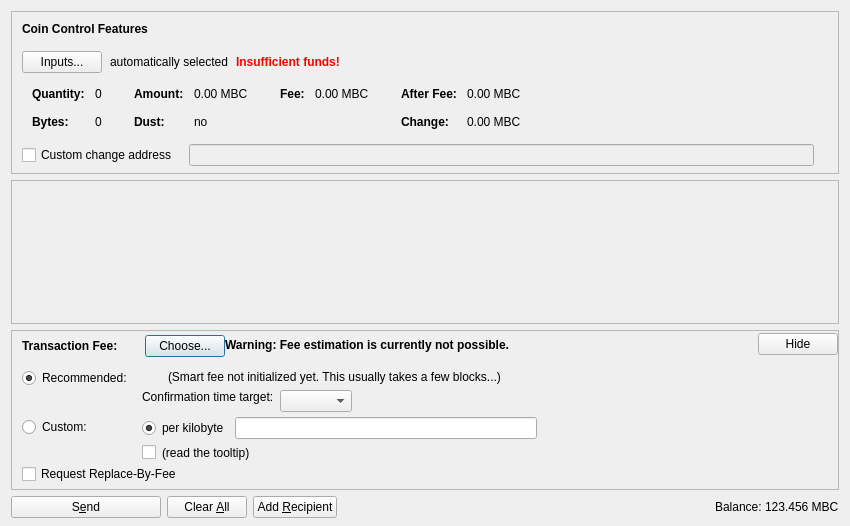
<?xml version="1.0" encoding="UTF-8"?>
<ui version="4.0">
 <class>SendCoinsDialog</class>
 <widget class="QDialog" name="SendCoinsDialog">
  <property name="geometry">
   <rect>
    <x>0</x>
    <y>0</y>
    <width>850</width>
    <height>526</height>
   </rect>
  </property>
  <property name="windowTitle">
   <string>Send Coins</string>
  </property>
  <layout class="QVBoxLayout" name="verticalLayout" stretch="0,1,0,0">
   <property name="bottomMargin">
    <number>8</number>
   </property>
   <item>
    <widget class="QFrame" name="frameCoinControl">
     <property name="sizePolicy">
      <sizepolicy hsizetype="Expanding" vsizetype="Expanding">
       <horstretch>0</horstretch>
       <verstretch>0</verstretch>
      </sizepolicy>
     </property>
     <property name="maximumSize">
      <size>
       <width>16777215</width>
       <height>16777215</height>
      </size>
     </property>
     <property name="frameShape">
      <enum>QFrame::StyledPanel</enum>
     </property>
     <property name="frameShadow">
      <enum>QFrame::Sunken</enum>
     </property>
     <layout class="QVBoxLayout" name="verticalLayoutCoinControl2">
      <property name="spacing">
       <number>0</number>
      </property>
      <property name="leftMargin">
       <number>0</number>
      </property>
      <property name="topMargin">
       <number>0</number>
      </property>
      <property name="rightMargin">
       <number>0</number>
      </property>
      <property name="bottomMargin">
       <number>6</number>
      </property>
      <item>
       <layout class="QVBoxLayout" name="verticalLayoutCoinControl" stretch="0,0,0,0,1">
        <property name="spacing">
         <number>0</number>
        </property>
        <property name="leftMargin">
         <number>10</number>
        </property>
        <property name="topMargin">
         <number>10</number>
        </property>
        <item>
         <layout class="QHBoxLayout" name="horizontalLayoutCoinControl1">
          <property name="bottomMargin">
           <number>15</number>
          </property>
          <item>
           <widget class="QLabel" name="labelCoinControlFeatures">
            <property name="sizePolicy">
             <sizepolicy hsizetype="Preferred" vsizetype="Maximum">
              <horstretch>0</horstretch>
              <verstretch>0</verstretch>
             </sizepolicy>
            </property>
            <property name="font">
             <font>
              <weight>75</weight>
              <bold>true</bold>
             </font>
            </property>
            <property name="styleSheet">
             <string notr="true">font-weight:bold;</string>
            </property>
            <property name="text">
             <string>Coin Control Features</string>
            </property>
           </widget>
          </item>
         </layout>
        </item>
        <item>
         <layout class="QHBoxLayout" name="horizontalLayoutCoinControl2" stretch="0,0,0,0">
          <property name="spacing">
           <number>8</number>
          </property>
          <property name="bottomMargin">
           <number>10</number>
          </property>
          <item>
           <widget class="QPushButton" name="pushButtonCoinControl">
            <property name="styleSheet">
             <string notr="true"/>
            </property>
            <property name="text">
             <string>Inputs...</string>
            </property>
            <property name="autoDefault">
             <bool>false</bool>
            </property>
           </widget>
          </item>
          <item>
           <widget class="QLabel" name="labelCoinControlAutomaticallySelected">
            <property name="text">
             <string>automatically selected</string>
            </property>
            <property name="margin">
             <number>5</number>
            </property>
           </widget>
          </item>
          <item>
           <widget class="QLabel" name="labelCoinControlInsuffFunds">
            <property name="font">
             <font>
              <weight>75</weight>
              <bold>true</bold>
             </font>
            </property>
            <property name="styleSheet">
             <string notr="true">color:red;font-weight:bold;</string>
            </property>
            <property name="text">
             <string>Insufficient funds!</string>
            </property>
            <property name="margin">
             <number>5</number>
            </property>
           </widget>
          </item>
          <item>
           <spacer name="horizontalSpacerCoinControl">
            <property name="orientation">
             <enum>Qt::Horizontal</enum>
            </property>
            <property name="sizeHint" stdset="0">
             <size>
              <width>40</width>
              <height>1</height>
             </size>
            </property>
           </spacer>
          </item>
         </layout>
        </item>
        <item>
         <widget class="QWidget" name="widgetCoinControl" native="true">
          <property name="sizePolicy">
           <sizepolicy hsizetype="Preferred" vsizetype="Preferred">
            <horstretch>0</horstretch>
            <verstretch>0</verstretch>
           </sizepolicy>
          </property>
          <property name="minimumSize">
           <size>
            <width>0</width>
            <height>0</height>
           </size>
          </property>
          <property name="styleSheet">
           <string notr="true"/>
          </property>
          <layout class="QHBoxLayout" name="horizontalLayoutCoinControl5">
           <property name="leftMargin">
            <number>0</number>
           </property>
           <property name="topMargin">
            <number>0</number>
           </property>
           <property name="rightMargin">
            <number>0</number>
           </property>
           <property name="bottomMargin">
            <number>0</number>
           </property>
           <item>
            <layout class="QHBoxLayout" name="horizontalLayoutCoinControl3" stretch="0,0,0,1">
             <property name="spacing">
              <number>20</number>
             </property>
             <property name="topMargin">
              <number>0</number>
             </property>
             <property name="bottomMargin">
              <number>10</number>
             </property>
             <item>
              <layout class="QFormLayout" name="formLayoutCoinControl1">
               <property name="horizontalSpacing">
                <number>10</number>
               </property>
               <property name="verticalSpacing">
                <number>14</number>
               </property>
               <property name="leftMargin">
                <number>10</number>
               </property>
               <property name="topMargin">
                <number>4</number>
               </property>
               <property name="rightMargin">
                <number>6</number>
               </property>
               <item row="0" column="0">
                <widget class="QLabel" name="labelCoinControlQuantityText">
                 <property name="font">
                  <font>
                   <weight>75</weight>
                   <bold>true</bold>
                  </font>
                 </property>
                 <property name="text">
                  <string>Quantity:</string>
                 </property>
                 <property name="margin">
                  <number>0</number>
                 </property>
                </widget>
               </item>
               <item row="0" column="1">
                <widget class="QLabel" name="labelCoinControlQuantity">
                 <property name="cursor">
                  <cursorShape>IBeamCursor</cursorShape>
                 </property>
                 <property name="contextMenuPolicy">
                  <enum>Qt::ActionsContextMenu</enum>
                 </property>
                 <property name="text">
                  <string notr="true">0</string>
                 </property>
                 <property name="margin">
                  <number>0</number>
                 </property>
                 <property name="textInteractionFlags">
                  <set>Qt::LinksAccessibleByMouse|Qt::TextSelectableByKeyboard|Qt::TextSelectableByMouse</set>
                 </property>
                </widget>
               </item>
               <item row="1" column="0">
                <widget class="QLabel" name="labelCoinControlBytesText">
                 <property name="font">
                  <font>
                   <weight>75</weight>
                   <bold>true</bold>
                  </font>
                 </property>
                 <property name="text">
                  <string>Bytes:</string>
                 </property>
                </widget>
               </item>
               <item row="1" column="1">
                <widget class="QLabel" name="labelCoinControlBytes">
                 <property name="cursor">
                  <cursorShape>IBeamCursor</cursorShape>
                 </property>
                 <property name="contextMenuPolicy">
                  <enum>Qt::ActionsContextMenu</enum>
                 </property>
                 <property name="text">
                  <string notr="true">0</string>
                 </property>
                 <property name="textInteractionFlags">
                  <set>Qt::LinksAccessibleByMouse|Qt::TextSelectableByKeyboard|Qt::TextSelectableByMouse</set>
                 </property>
                </widget>
               </item>
              </layout>
             </item>
             <item>
              <layout class="QFormLayout" name="formLayoutCoinControl2">
               <property name="horizontalSpacing">
                <number>10</number>
               </property>
               <property name="verticalSpacing">
                <number>14</number>
               </property>
               <property name="leftMargin">
                <number>6</number>
               </property>
               <property name="topMargin">
                <number>4</number>
               </property>
               <property name="rightMargin">
                <number>6</number>
               </property>
               <item row="0" column="0">
                <widget class="QLabel" name="labelCoinControlAmountText">
                 <property name="font">
                  <font>
                   <weight>75</weight>
                   <bold>true</bold>
                  </font>
                 </property>
                 <property name="text">
                  <string>Amount:</string>
                 </property>
                 <property name="margin">
                  <number>0</number>
                 </property>
                </widget>
               </item>
               <item row="0" column="1">
                <widget class="QLabel" name="labelCoinControlAmount">
                 <property name="cursor">
                  <cursorShape>IBeamCursor</cursorShape>
                 </property>
                 <property name="contextMenuPolicy">
                  <enum>Qt::ActionsContextMenu</enum>
                 </property>
                 <property name="text">
                  <string notr="true">0.00 MBC</string>
                 </property>
                 <property name="textInteractionFlags">
                  <set>Qt::LinksAccessibleByMouse|Qt::TextSelectableByKeyboard|Qt::TextSelectableByMouse</set>
                 </property>
                </widget>
               </item>
               <item row="1" column="0">
                <widget class="QLabel" name="labelCoinControlLowOutputText">
                 <property name="font">
                  <font>
                   <weight>75</weight>
                   <bold>true</bold>
                  </font>
                 </property>
                 <property name="text">
                  <string>Dust:</string>
                 </property>
                </widget>
               </item>
               <item row="1" column="1">
                <widget class="QLabel" name="labelCoinControlLowOutput">
                 <property name="cursor">
                  <cursorShape>IBeamCursor</cursorShape>
                 </property>
                 <property name="contextMenuPolicy">
                  <enum>Qt::ActionsContextMenu</enum>
                 </property>
                 <property name="text">
                  <string notr="true">no</string>
                 </property>
                 <property name="textInteractionFlags">
                  <set>Qt::LinksAccessibleByMouse|Qt::TextSelectableByKeyboard|Qt::TextSelectableByMouse</set>
                 </property>
                </widget>
               </item>
              </layout>
             </item>
             <item>
              <layout class="QFormLayout" name="formLayoutCoinControl3">
               <property name="horizontalSpacing">
                <number>10</number>
               </property>
               <property name="verticalSpacing">
                <number>14</number>
               </property>
               <property name="leftMargin">
                <number>6</number>
               </property>
               <property name="topMargin">
                <number>4</number>
               </property>
               <property name="rightMargin">
                <number>6</number>
               </property>
               <item row="0" column="0">
                <widget class="QLabel" name="labelCoinControlFeeText">
                 <property name="font">
                  <font>
                   <weight>75</weight>
                   <bold>true</bold>
                  </font>
                 </property>
                 <property name="text">
                  <string>Fee:</string>
                 </property>
                 <property name="margin">
                  <number>0</number>
                 </property>
                </widget>
               </item>
               <item row="0" column="1">
                <widget class="QLabel" name="labelCoinControlFee">
                 <property name="cursor">
                  <cursorShape>IBeamCursor</cursorShape>
                 </property>
                 <property name="contextMenuPolicy">
                  <enum>Qt::ActionsContextMenu</enum>
                 </property>
                 <property name="text">
                  <string notr="true">0.00 MBC</string>
                 </property>
                 <property name="textInteractionFlags">
                  <set>Qt::LinksAccessibleByMouse|Qt::TextSelectableByKeyboard|Qt::TextSelectableByMouse</set>
                 </property>
                </widget>
               </item>
              </layout>
             </item>
             <item>
              <layout class="QFormLayout" name="formLayoutCoinControl4">
               <property name="horizontalSpacing">
                <number>10</number>
               </property>
               <property name="verticalSpacing">
                <number>14</number>
               </property>
               <property name="leftMargin">
                <number>6</number>
               </property>
               <property name="topMargin">
                <number>4</number>
               </property>
               <property name="rightMargin">
                <number>6</number>
               </property>
               <item row="0" column="0">
                <widget class="QLabel" name="labelCoinControlAfterFeeText">
                 <property name="font">
                  <font>
                   <weight>75</weight>
                   <bold>true</bold>
                  </font>
                 </property>
                 <property name="text">
                  <string>After Fee:</string>
                 </property>
                 <property name="margin">
                  <number>0</number>
                 </property>
                </widget>
               </item>
               <item row="0" column="1">
                <widget class="QLabel" name="labelCoinControlAfterFee">
                 <property name="cursor">
                  <cursorShape>IBeamCursor</cursorShape>
                 </property>
                 <property name="contextMenuPolicy">
                  <enum>Qt::ActionsContextMenu</enum>
                 </property>
                 <property name="text">
                  <string notr="true">0.00 MBC</string>
                 </property>
                 <property name="textInteractionFlags">
                  <set>Qt::LinksAccessibleByMouse|Qt::TextSelectableByKeyboard|Qt::TextSelectableByMouse</set>
                 </property>
                </widget>
               </item>
               <item row="1" column="0">
                <widget class="QLabel" name="labelCoinControlChangeText">
                 <property name="font">
                  <font>
                   <weight>75</weight>
                   <bold>true</bold>
                  </font>
                 </property>
                 <property name="text">
                  <string>Change:</string>
                 </property>
                </widget>
               </item>
               <item row="1" column="1">
                <widget class="QLabel" name="labelCoinControlChange">
                 <property name="cursor">
                  <cursorShape>IBeamCursor</cursorShape>
                 </property>
                 <property name="contextMenuPolicy">
                  <enum>Qt::ActionsContextMenu</enum>
                 </property>
                 <property name="text">
                  <string notr="true">0.00 MBC</string>
                 </property>
                 <property name="textInteractionFlags">
                  <set>Qt::LinksAccessibleByMouse|Qt::TextSelectableByKeyboard|Qt::TextSelectableByMouse</set>
                 </property>
                </widget>
               </item>
              </layout>
             </item>
            </layout>
           </item>
          </layout>
         </widget>
        </item>
        <item>
         <layout class="QHBoxLayout" name="horizontalLayoutCoinControl4" stretch="0,0,0">
          <property name="spacing">
           <number>12</number>
          </property>
          <property name="sizeConstraint">
           <enum>QLayout::SetDefaultConstraint</enum>
          </property>
          <property name="topMargin">
           <number>5</number>
          </property>
          <property name="rightMargin">
           <number>5</number>
          </property>
          <item>
           <widget class="QCheckBox" name="checkBoxCoinControlChange">
            <property name="toolTip">
             <string>If this is activated, but the change address is empty or invalid, change will be sent to a newly generated address.</string>
            </property>
            <property name="text">
             <string>Custom change address</string>
            </property>
           </widget>
          </item>
          <item>
           <widget class="QValidatedLineEdit" name="lineEditCoinControlChange">
            <property name="enabled">
             <bool>false</bool>
            </property>
            <property name="sizePolicy">
             <sizepolicy hsizetype="Expanding" vsizetype="Fixed">
              <horstretch>0</horstretch>
              <verstretch>0</verstretch>
             </sizepolicy>
            </property>
           </widget>
          </item>
          <item>
           <widget class="QLabel" name="labelCoinControlChangeLabel">
            <property name="sizePolicy">
             <sizepolicy hsizetype="Preferred" vsizetype="Expanding">
              <horstretch>0</horstretch>
              <verstretch>0</verstretch>
             </sizepolicy>
            </property>
            <property name="minimumSize">
             <size>
              <width>0</width>
              <height>0</height>
             </size>
            </property>
            <property name="text">
             <string/>
            </property>
            <property name="margin">
             <number>3</number>
            </property>
           </widget>
          </item>
         </layout>
        </item>
        <item>
         <spacer name="verticalSpacerCoinControl">
          <property name="orientation">
           <enum>Qt::Vertical</enum>
          </property>
          <property name="sizeHint" stdset="0">
           <size>
            <width>800</width>
            <height>1</height>
           </size>
          </property>
         </spacer>
        </item>
       </layout>
      </item>
     </layout>
    </widget>
   </item>
   <item>
    <widget class="QScrollArea" name="scrollArea">
     <property name="widgetResizable">
      <bool>true</bool>
     </property>
     <widget class="QWidget" name="scrollAreaWidgetContents">
      <property name="geometry">
       <rect>
        <x>0</x>
        <y>0</y>
        <width>830</width>
        <height>104</height>
       </rect>
      </property>
      <layout class="QVBoxLayout" name="verticalLayout_2" stretch="0,1">
       <property name="leftMargin">
        <number>0</number>
       </property>
       <property name="topMargin">
        <number>0</number>
       </property>
       <property name="rightMargin">
        <number>0</number>
       </property>
       <property name="bottomMargin">
        <number>0</number>
       </property>
       <item>
        <layout class="QVBoxLayout" name="entries">
         <property name="spacing">
          <number>6</number>
         </property>
        </layout>
       </item>
       <item>
        <spacer name="verticalSpacer">
         <property name="orientation">
          <enum>Qt::Vertical</enum>
         </property>
         <property name="sizeHint" stdset="0">
          <size>
           <width>20</width>
           <height>40</height>
          </size>
         </property>
        </spacer>
       </item>
      </layout>
     </widget>
    </widget>
   </item>
   <item>
    <widget class="QFrame" name="frameFee">
     <property name="sizePolicy">
      <sizepolicy hsizetype="Expanding" vsizetype="Expanding">
       <horstretch>0</horstretch>
       <verstretch>0</verstretch>
      </sizepolicy>
     </property>
     <property name="maximumSize">
      <size>
       <width>16777215</width>
       <height>16777215</height>
      </size>
     </property>
     <property name="frameShape">
      <enum>QFrame::StyledPanel</enum>
     </property>
     <property name="frameShadow">
      <enum>QFrame::Sunken</enum>
     </property>
     <layout class="QVBoxLayout" name="verticalLayoutFee1">
      <property name="spacing">
       <number>0</number>
      </property>
      <property name="leftMargin">
       <number>0</number>
      </property>
      <property name="topMargin">
       <number>0</number>
      </property>
      <property name="rightMargin">
       <number>0</number>
      </property>
      <property name="bottomMargin">
       <number>0</number>
      </property>
      <item>
       <layout class="QVBoxLayout" name="verticalLayoutFee2" stretch="0,0,0">
        <property name="spacing">
         <number>0</number>
        </property>
        <property name="leftMargin">
         <number>10</number>
        </property>
        <property name="topMargin">
         <number>0</number>
        </property>
        <item>
         <layout class="QHBoxLayout" name="horizontalLayoutFee1">
          <property name="bottomMargin">
           <number>0</number>
          </property>
          <item>
           <layout class="QVBoxLayout" name="verticalLayoutFee7">
            <property name="spacing">
             <number>0</number>
            </property>
            <item>
             <spacer name="verticalSpacerSmartFee">
              <property name="orientation">
               <enum>Qt::Vertical</enum>
              </property>
              <property name="sizeType">
               <enum>QSizePolicy::Fixed</enum>
              </property>
              <property name="sizeHint" stdset="0">
               <size>
                <width>1</width>
                <height>4</height>
               </size>
              </property>
             </spacer>
            </item>
            <item>
             <layout class="QHBoxLayout" name="horizontalLayoutSmartFee">
              <property name="spacing">
               <number>10</number>
              </property>
              <item>
               <widget class="QLabel" name="labelFeeHeadline">
                <property name="sizePolicy">
                 <sizepolicy hsizetype="Preferred" vsizetype="Maximum">
                  <horstretch>0</horstretch>
                  <verstretch>0</verstretch>
                 </sizepolicy>
                </property>
                <property name="font">
                 <font>
                  <weight>75</weight>
                  <bold>true</bold>
                 </font>
                </property>
                <property name="styleSheet">
                 <string notr="true">font-weight:bold;</string>
                </property>
                <property name="text">
                 <string>Transaction Fee:</string>
                </property>
               </widget>
              </item>
              <item>
               <widget class="QLabel" name="labelFeeMinimized">
                <property name="text">
                 <string/>
                </property>
               </widget>
              </item>
              <item>
               <widget class="QPushButton" name="buttonChooseFee">
                <property name="text">
                 <string>Choose...</string>
                </property>
               </widget>
              </item>
             </layout>
            </item>
            <item>
             <spacer name="verticalSpacer_5">
              <property name="orientation">
               <enum>Qt::Vertical</enum>
              </property>
              <property name="sizeHint" stdset="0">
               <size>
                <width>1</width>
                <height>1</height>
               </size>
              </property>
             </spacer>
            </item>
           </layout>
          </item>
          <item>
           <widget class="QLabel" name="fallbackFeeWarningLabel">
            <property name="toolTip">
             <string>Using the fallbackfee can result in sending a transaction that will take several hours or days (or never) to confirm. Consider choosing your fee manually or wait until you have validated the complete chain.</string>
            </property>
            <property name="font">
            <font>
                <weight>75</weight>
                <bold>true</bold>
            </font>
            </property>
            <property name="text">
             <string>Warning: Fee estimation is currently not possible.</string>
            </property>
            <property name="wordWrap">
             <bool>false</bool>
            </property>
           </widget>
          </item>
          <item>
           <spacer name="horizontalSpacer_4">
            <property name="orientation">
             <enum>Qt::Horizontal</enum>
            </property>
            <property name="sizeType">
             <enum>QSizePolicy::MinimumExpanding</enum>
            </property>
            <property name="sizeHint" stdset="0">
             <size>
              <width>40</width>
              <height>20</height>
             </size>
            </property>
           </spacer>
          </item>
          <item>
           <widget class="QPushButton" name="buttonMinimizeFee">
            <property name="toolTip">
             <string>collapse fee-settings</string>
            </property>
            <property name="text">
             <string>Hide</string>
            </property>
           </widget>
          </item>
         </layout>
        </item>
        <item>
         <widget class="QFrame" name="frameFeeSelection">
          <layout class="QVBoxLayout" name="verticalLayoutFee12">
           <property name="spacing">
            <number>0</number>
           </property>
           <property name="leftMargin">
            <number>0</number>
           </property>
           <property name="topMargin">
            <number>0</number>
           </property>
           <property name="rightMargin">
            <number>0</number>
           </property>
           <property name="bottomMargin">
            <number>0</number>
           </property>
           <item>
            <layout class="QGridLayout" name="gridLayoutFee">
             <property name="topMargin">
              <number>10</number>
             </property>
             <property name="bottomMargin">
              <number>4</number>
             </property>
             <property name="horizontalSpacing">
              <number>10</number>
             </property>
             <property name="verticalSpacing">
              <number>4</number>
             </property>
             <item row="1" column="1">
              <layout class="QVBoxLayout" name="verticalLayoutFee8">
               <property name="spacing">
                <number>6</number>
               </property>
               <item>
                <layout class="QHBoxLayout" name="horizontalLayoutFee13">
                 <item>
                  <widget class="QRadioButton" name="radioCustomPerKilobyte">
                   <property name="toolTip">
                    <string>If the custom fee is set to 1000 satoshis and the transaction is only 250 bytes, then &quot;per kilobyte&quot; only pays 250 satoshis in fee, while &quot;total at least&quot; pays 1000 satoshis. For transactions bigger than a kilobyte both pay by kilobyte.</string>
                   </property>
                   <property name="text">
                    <string>per kilobyte</string>
                   </property>
                   <property name="checked">
                    <bool>true</bool>
                   </property>
                   <attribute name="buttonGroup">
                    <string notr="true">groupCustomFee</string>
                   </attribute>
                  </widget>
                 </item>
                 <item>
                  <widget class="BitcoinAmountField" name="customFee"/>
                 </item>
                 <item>
                  <spacer name="horizontalSpacer_6">
                   <property name="orientation">
                    <enum>Qt::Horizontal</enum>
                   </property>
                   <property name="sizeHint" stdset="0">
                    <size>
                     <width>1</width>
                     <height>1</height>
                    </size>
                   </property>
                  </spacer>
                 </item>
                </layout>
               </item>
               <item>
                <layout class="QHBoxLayout" name="horizontalLayoutFee8">
                 <item>
                  <widget class="QCheckBox" name="checkBoxMinimumFee">
                   <property name="toolTip">
                    <string>Paying only the minimum fee is just fine as long as there is less transaction volume than space in the blocks. But be aware that this can end up in a never confirming transaction once there is more demand for bitcoin transactions than the network can process.</string>
                   </property>
                   <property name="text">
                    <string/>
                   </property>
                  </widget>
                 </item>
                 <item>
                  <widget class="QLabel" name="labelMinFeeWarning">
                   <property name="enabled">
                    <bool>true</bool>
                   </property>
                   <property name="toolTip">
                    <string>Paying only the minimum fee is just fine as long as there is less transaction volume than space in the blocks. But be aware that this can end up in a never confirming transaction once there is more demand for bitcoin transactions than the network can process.</string>
                   </property>
                   <property name="text">
                    <string>(read the tooltip)</string>
                   </property>
                   <property name="margin">
                    <number>5</number>
                   </property>
                  </widget>
                 </item>
                 <item>
                  <spacer name="horizontalSpacer_2">
                   <property name="orientation">
                    <enum>Qt::Horizontal</enum>
                   </property>
                   <property name="sizeHint" stdset="0">
                    <size>
                     <width>1</width>
                     <height>1</height>
                    </size>
                   </property>
                  </spacer>
                 </item>
                </layout>
               </item>
              </layout>
             </item>
             <item row="0" column="0">
              <layout class="QVBoxLayout" name="verticalLayoutFee4" stretch="0,1">
               <item>
                <widget class="QRadioButton" name="radioSmartFee">
                 <property name="text">
                  <string>Recommended:</string>
                 </property>
                 <property name="checked">
                  <bool>true</bool>
                 </property>
                 <attribute name="buttonGroup">
                  <string notr="true">groupFee</string>
                 </attribute>
                </widget>
               </item>
               <item>
                <spacer name="verticalSpacer_2">
                 <property name="orientation">
                  <enum>Qt::Vertical</enum>
                 </property>
                 <property name="sizeHint" stdset="0">
                  <size>
                   <width>1</width>
                   <height>1</height>
                  </size>
                 </property>
                </spacer>
               </item>
              </layout>
             </item>
             <item row="1" column="0">
              <layout class="QVBoxLayout" name="verticalLayoutFee9" stretch="0,1">
               <item>
                <widget class="QRadioButton" name="radioCustomFee">
                 <property name="text">
                  <string>Custom:</string>
                 </property>
                 <attribute name="buttonGroup">
                  <string notr="true">groupFee</string>
                 </attribute>
                </widget>
               </item>
               <item>
                <spacer name="verticalSpacer_6">
                 <property name="orientation">
                  <enum>Qt::Vertical</enum>
                 </property>
                 <property name="sizeHint" stdset="0">
                  <size>
                   <width>1</width>
                   <height>1</height>
                  </size>
                 </property>
                </spacer>
               </item>
              </layout>
             </item>
             <item row="0" column="1">
              <layout class="QVBoxLayout" name="verticalLayoutFee3" stretch="0,0,1">
               <property name="spacing">
                <number>6</number>
               </property>
               <property name="topMargin">
                <number>2</number>
               </property>
               <item>
                <layout class="QHBoxLayout" name="horizontalLayoutFee12">
                 <item>
                  <widget class="QLabel" name="labelSmartFee">
                   <property name="text">
                    <string/>
                   </property>
                   <property name="margin">
                    <number>2</number>
                   </property>
                  </widget>
                 </item>
                 <item>
                  <widget class="QLabel" name="labelFeeEstimation">
                   <property name="text">
                    <string/>
                   </property>
                  </widget>
                 </item>
                 <item>
                  <widget class="QLabel" name="labelSmartFee2">
                   <property name="text">
                    <string>(Smart fee not initialized yet. This usually takes a few blocks...)</string>
                   </property>
                   <property name="margin">
                    <number>2</number>
                   </property>
                  </widget>
                 </item>
                 <item>
                  <spacer name="horizontalSpacer_5">
                   <property name="orientation">
                    <enum>Qt::Horizontal</enum>
                   </property>
                   <property name="sizeHint" stdset="0">
                    <size>
                     <width>1</width>
                     <height>1</height>
                    </size>
                   </property>
                  </spacer>
                 </item>
                </layout>
               </item>
               <item>
                <layout class="QHBoxLayout" name="horizontalLayoutFee9">
                 <item>
                  <layout class="QVBoxLayout" name="verticalLayoutFee6">
                   <item>
                    <widget class="QLabel" name="labelSmartFee3">
                     <property name="text">
                      <string>Confirmation time target:</string>
                     </property>
                     <property name="margin">
                      <number>2</number>
                     </property>
                    </widget>
                   </item>
                   <item>
                    <spacer name="verticalSpacer_3">
                     <property name="orientation">
                      <enum>Qt::Vertical</enum>
                     </property>
                     <property name="sizeHint" stdset="0">
                      <size>
                       <width>1</width>
                       <height>1</height>
                      </size>
                     </property>
                    </spacer>
                   </item>
                  </layout>
                 </item>
                 <item>
                  <layout class="QVBoxLayout" name="verticalLayoutFee5">
                   <property name="rightMargin">
                    <number>30</number>
                   </property>
                   <item>
                    <layout class="QHBoxLayout" name="horizontalLayoutConfTarget">
                     <property name="bottomMargin">
                      <number>0</number>
                     </property>
                     <item>
                      <widget class="QComboBox" name="confTargetSelector"/>
                     </item>
                     <item>
                      <spacer name="horizontalSpacerConfTarget">
                       <property name="orientation">
                        <enum>Qt::Horizontal</enum>
                       </property>
                       <property name="sizeHint" stdset="0">
                        <size>
                         <width>40</width>
                         <height>20</height>
                        </size>
                       </property>
                      </spacer>
                     </item>
                    </layout>
                   </item>
                  </layout>
                 </item>
                </layout>
               </item>
               <item>
                <spacer name="verticalSpacer_4">
                 <property name="orientation">
                  <enum>Qt::Vertical</enum>
                 </property>
                 <property name="sizeHint" stdset="0">
                  <size>
                   <width>1</width>
                   <height>1</height>
                  </size>
                 </property>
                </spacer>
               </item>
              </layout>
             </item>
            </layout>
           </item>
           <item>
            <widget class="QCheckBox" name="optInRBF">
             <property name="text">
              <string>Request Replace-By-Fee</string>
             </property>
             <property name="toolTip">
              <string>Indicates that the sender may wish to replace this transaction with a new one paying higher fees (prior to being confirmed).</string>
             </property>
            </widget>
           </item>
          </layout>
         </widget>
        </item>
        <item>
         <spacer name="verticalSpacerFee">
          <property name="orientation">
           <enum>Qt::Vertical</enum>
          </property>
          <property name="sizeHint" stdset="0">
           <size>
            <width>40</width>
            <height>5</height>
           </size>
          </property>
         </spacer>
        </item>
       </layout>
      </item>
     </layout>
    </widget>
   </item>
   <item>
    <layout class="QHBoxLayout" name="horizontalLayout">
     <item>
      <widget class="QPushButton" name="sendButton">
       <property name="minimumSize">
        <size>
         <width>150</width>
         <height>0</height>
        </size>
       </property>
       <property name="toolTip">
        <string>Confirm the send action</string>
       </property>
       <property name="text">
        <string>S&amp;end</string>
       </property>
       <property name="icon">
        <iconset resource="../bitcoin.qrc">
         <normaloff>:/icons/send</normaloff>:/icons/send</iconset>
       </property>
       <property name="autoDefault">
        <bool>false</bool>
       </property>
       <property name="default">
        <bool>false</bool>
       </property>
      </widget>
     </item>
     <item>
      <widget class="QPushButton" name="clearButton">
       <property name="sizePolicy">
        <sizepolicy hsizetype="Minimum" vsizetype="Fixed">
         <horstretch>0</horstretch>
         <verstretch>0</verstretch>
        </sizepolicy>
       </property>
       <property name="toolTip">
        <string>Clear all fields of the form.</string>
       </property>
       <property name="text">
        <string>Clear &amp;All</string>
       </property>
       <property name="icon">
        <iconset resource="../bitcoin.qrc">
         <normaloff>:/icons/remove</normaloff>:/icons/remove</iconset>
       </property>
       <property name="autoDefault">
        <bool>false</bool>
       </property>
      </widget>
     </item>
     <item>
      <widget class="QPushButton" name="addButton">
       <property name="toolTip">
        <string>Send to multiple recipients at once</string>
       </property>
       <property name="text">
        <string>Add &amp;Recipient</string>
       </property>
       <property name="icon">
        <iconset resource="../bitcoin.qrc">
         <normaloff>:/icons/add</normaloff>:/icons/add</iconset>
       </property>
       <property name="autoDefault">
        <bool>false</bool>
       </property>
      </widget>
     </item>
     <item>
      <spacer name="horizontalSpacer">
       <property name="orientation">
        <enum>Qt::Horizontal</enum>
       </property>
       <property name="sizeHint" stdset="0">
        <size>
         <width>40</width>
         <height>20</height>
        </size>
       </property>
      </spacer>
     </item>
     <item>
      <layout class="QHBoxLayout" name="horizontalLayout_2">
       <property name="spacing">
        <number>3</number>
       </property>
       <item>
        <widget class="QLabel" name="label">
         <property name="sizePolicy">
          <sizepolicy hsizetype="Preferred" vsizetype="Fixed">
           <horstretch>0</horstretch>
           <verstretch>0</verstretch>
          </sizepolicy>
         </property>
         <property name="text">
          <string>Balance:</string>
         </property>
        </widget>
       </item>
       <item>
        <widget class="QLabel" name="labelBalance">
         <property name="sizePolicy">
          <sizepolicy hsizetype="Preferred" vsizetype="Fixed">
           <horstretch>0</horstretch>
           <verstretch>0</verstretch>
          </sizepolicy>
         </property>
         <property name="cursor">
          <cursorShape>IBeamCursor</cursorShape>
         </property>
         <property name="text">
          <string notr="true">123.456 MBC</string>
         </property>
         <property name="textInteractionFlags">
          <set>Qt::LinksAccessibleByMouse|Qt::TextSelectableByKeyboard|Qt::TextSelectableByMouse</set>
         </property>
        </widget>
       </item>
      </layout>
     </item>
    </layout>
   </item>
  </layout>
 </widget>
 <customwidgets>
  <customwidget>
   <class>QValidatedLineEdit</class>
   <extends>QLineEdit</extends>
   <header>qvalidatedlineedit.h</header>
  </customwidget>
  <customwidget>
   <class>BitcoinAmountField</class>
   <extends>QLineEdit</extends>
   <header>bitcoinamountfield.h</header>
   <container>1</container>
  </customwidget>
 </customwidgets>
 <resources>
  <include location="../bitcoin.qrc"/>
 </resources>
 <connections/>
 <buttongroups>
  <buttongroup name="groupFee"/>
  <buttongroup name="groupCustomFee"/>
 </buttongroups>
</ui>
